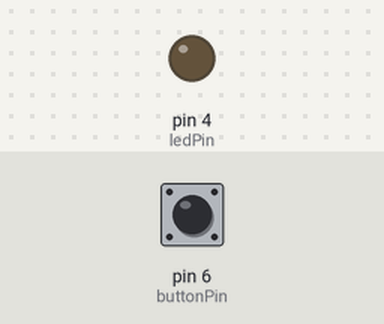
A sketch run on a simulated Arduino Uno, built with avr-gcc and run on an emulated ATmega328P. Shown: output pins drawn as LEDs (lit = HIGH). The test bench sets the inputs (shaded band); at power-on: pin 6 (buttonPin) LOW.

Above: at 1.2 s.
1.3 s: pin 6 (buttonPin) pulled HIGH for 0.15 s
At 1.37 s:
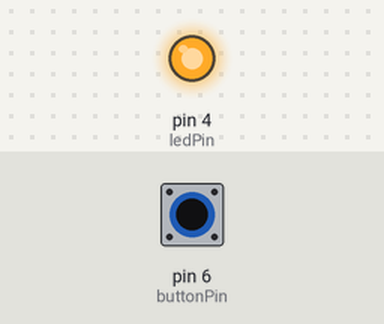
2.9 s: pin 6 (buttonPin) pulled HIGH for 3.2 s
At 7.5 s:
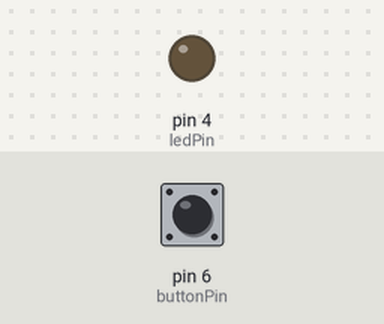
Timing chart, 0 to 9.0 s (numbered marks = the images above; inputs shaded):
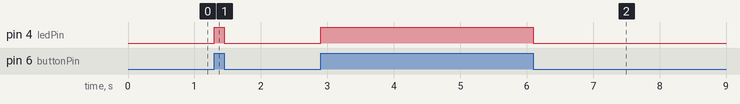

The sketch:

Led-Button.ino
```cpp
//Nut ON/OFF led
//hang se khong thay doi gia tri, thuong dung de set pin number
const int ledPin = 4;
const int buttonPin = 6;

//bien se thay doi gia tri
int buttonState = 0;

void setup() {
  //nhan biet Led pin la output
  pinMode(ledPin, OUTPUT);
  //nhan biet button pin la input
  pinMode(buttonPin, INPUT);
}

void loop() {
  //doc State cua luc nhan button
  buttonState = digitalRead(buttonPin);

  //check neu duoc NHAN, buttonState se la HIGH
  if (buttonState == HIGH) {
    //turn LED on
    digitalWrite(ledPin, HIGH);
  }
  else {
    // turn LED off
    digitalWrite(ledPin, LOW);
  }

}
```

Measured:
- after the input at 1.3 s, pin 4 (ledPin): LOW → HIGH at once, → LOW 0.15 s later
- after the input at 2.9 s, pin 4 (ledPin): LOW → HIGH at once, → LOW 3.2 s later
